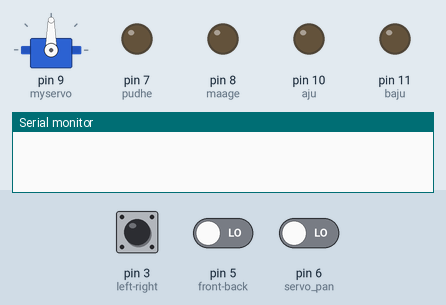
The sketch below on a simulated Arduino Uno, built with avr-gcc and run on an emulated ATmega328P. Parts: servo, output pins drawn as LEDs (lit = HIGH), the last lines printed to the serial monitor. Inputs (shaded band) come from the test bench; at power-on: pin 3 (left-right) LOW, pin 5 (front-back) LOW, pin 6 (servo_pan) LOW.

Above: at 0.1 s.
At 3.3 s:
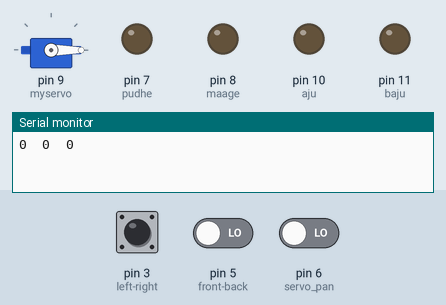
Timing chart, 0 to 4.8 s (numbered marks = the images above):
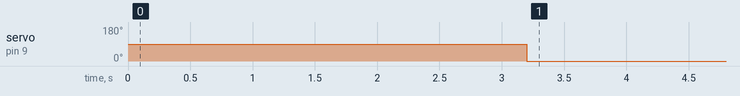

The sketch:

Go_pro_Rover.ino
```cpp
 #include<Servo.h>
int c1,c2,c5;
Servo myservo;
void setup() {
pinMode(3,INPUT); // left-right
pinMode(5,INPUT); // front-back
pinMode(6,INPUT); // servo pan
pinMode(7,OUTPUT); // pudhe
pinMode(8,OUTPUT); // maage
pinMode(10,OUTPUT); // aju
pinMode(11,OUTPUT); // baju
pinMode(9,OUTPUT); // servo out
myservo.attach(9);  // attaches the servo on pin 9 to the servo object
myservo.write(90);

Serial.begin(9600);
}
void loop() {
c1=(pulseIn(3,HIGH));
c2=(pulseIn(5,HIGH));
c5=(pulseIn(6,HIGH));
print1();
saglikade();
//pudhe_mage();
//aju_baju();
servopan();
}

void print1()
{
Serial.print(c1);
Serial.print("\t");
Serial.print(c2);
Serial.print("\t");
Serial.println(c5);
delay(200);
}

void saglikade()
{
if(c2>1550 && c2<1650)
{
digitalWrite(7,HIGH); // right forward
digitalWrite(10,HIGH); // left forward

}
else if(c2>1651 && c2<1850)
{
digitalWrite(7,HIGH); // rgiht forward
digitalWrite(10,HIGH); //left forward

}
else if(c2<1300 && c2 >1100)
{
  digitalWrite(8,HIGH); // right backward
  digitalWrite(11,HIGH);// left backward

}
else if(c2<1099 && c2 >999)
{
  digitalWrite(8,HIGH); // right backward
  digitalWrite(11,HIGH); // left backward
}
else if(c1>1550 && c1<1650) //right turn
{
 digitalWrite(10,HIGH); //left forward
//  digitalWrite(8,HIGH); // right backward

}
else if(c1>1651 && c1<1850) //right turn
{
  digitalWrite(10,HIGH); //left forward
//  digitalWrite(8,HIGH); // right backward

}
else if(c1<1300 && c1 >1100) //left turn
{
// digitalWrite(11,HIGH); // left backward
digitalWrite(7,HIGH); // right forward
}
else if(c1<1099 && c1  >999) //left turn
{
 //  digitalWrite(11,HIGH); // left backward
digitalWrite(7,HIGH); // right forward
}

else
{
digitalWrite(7,LOW);
digitalWrite(8,LOW);
digitalWrite(10,LOW);
digitalWrite(11,LOW);
}

}

/*void aju_baju()
{
if(c1>1550 && c1<1650)
{
digitalWrite(10,HIGH);
}
else if(c1>1651 && c1<1850)
{
digitalWrite(10,HIGH);
}
else if(c1<1300 && c1 >1100)
{
  digitalWrite(11,HIGH);
}
else if(c1<1099 && c1  >999)
{
  digitalWrite(11,HIGH);
}
else
{

digitalWrite(10,LOW);
digitalWrite(11,LOW);
}
}*/

void servopan()
{
c5= map(c5,1850,1025,180,0);
  myservo.write(c5 );
}
```

Measured:
- by itself, servo on pin 9 (myservo): 90° → 0° at 3.2 s
